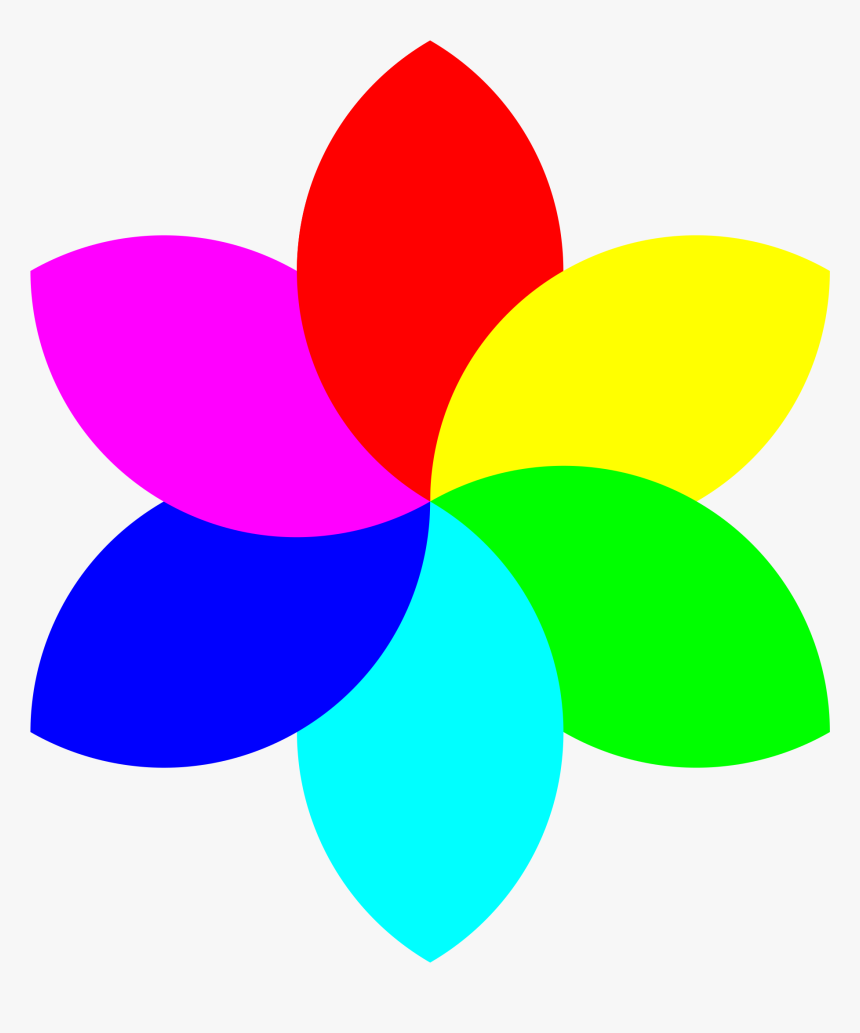
#> input picture 222.png, 860 x 1033 px
$ python chapter3.py
#> lines starting #> are read from the running program, lines starting #| are printed output that depends on the picture
import cv2
import numpy as np

img=cv2.imread("222.png")
#> img is the input picture: shape (1033, 860, 3); mean B, G, R 187, 187, 187
print(img.shape) #size of image
#| (1033, 860, 3)
imgResize=cv2.resize(img,(500,800)) #resizing
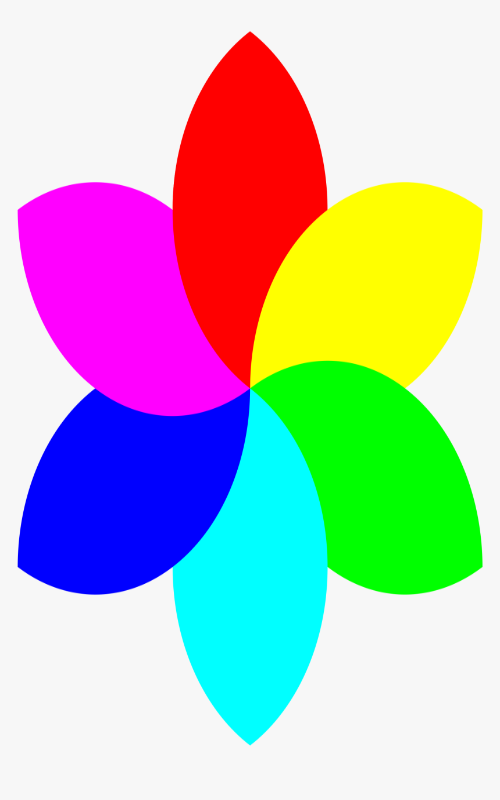
#> imgResize: shape (800, 500, 3); mean B, G, R 187, 187, 187
print(imgResize.shape)
#| (800, 500, 3)

imgCropped=img[0:400,200:800] #cropped
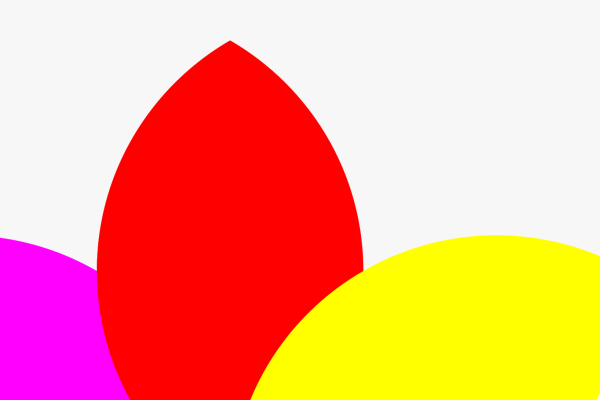
#> imgCropped: shape (400, 600, 3); mean B, G, R 130.9, 162.6, 251.3

cv2.imshow('colour',img)
cv2.imshow('resize',imgResize)
cv2.imshow('cropped ',imgCropped)

cv2.waitKey(0)
